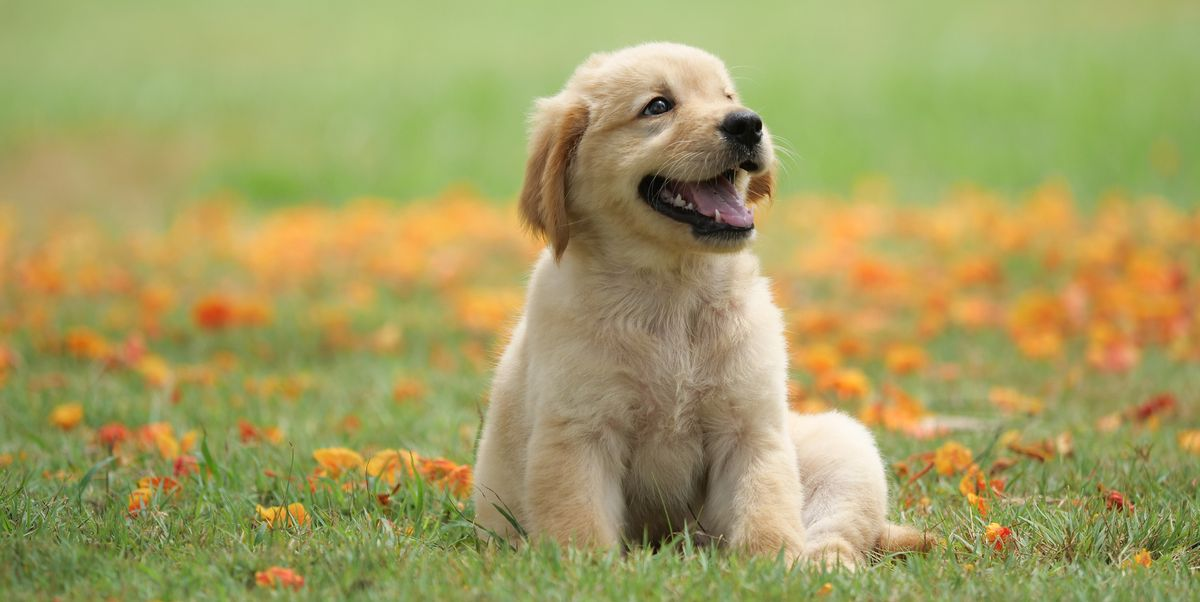
#> input picture Images/test_2.jpg, 1200 x 602 px
$ jupyter execute MiniProject.ipynb   (older library calls are emulated)
#> lines starting #> are read from the running program, lines starting #| are printed output that depends on the picture
### dnn_app_utils_v3.py
import numpy as np
import matplotlib.pyplot as plt
import h5py


def sigmoid(Z):
    """
    Implements the sigmoid activation in numpy

    Arguments:
    Z -- numpy array of any shape

    Returns:
    A -- output of sigmoid(z), same shape as Z
    cache -- returns Z as well, useful during backpropagation
    """

    A = 1/(1+np.exp(-Z))
    cache = Z

    return A, cache

def relu(Z):
    """
    Implement the RELU function.

    Arguments:
    Z -- Output of the linear layer, of any shape

    Returns:
    A -- Post-activation parameter, of the same shape as Z
    cache -- a python dictionary containing "A" ; stored for computing the backward pass efficiently
    """

    A = np.maximum(0,Z)

    assert(A.shape == Z.shape)

    cache = Z
    return A, cache


# [120 lines left out: functions relu_backward, sigmoid_backward, load_data, initialize_parameters, initialize_parameters_deep, not called in this run]

def linear_forward(A, W, b):
    """
    Implement the linear part of a layer's forward propagation.

    Arguments:
    A -- activations from previous layer (or input data): (size of previous layer, number of examples)
    W -- weights matrix: numpy array of shape (size of current layer, size of previous layer)
    b -- bias vector, numpy array of shape (size of the current layer, 1)

    Returns:
    Z -- the input of the activation function, also called pre-activation parameter
    cache -- a python dictionary containing "A", "W" and "b" ; stored for computing the backward pass efficiently
    """

    Z = W.dot(A) + b

    assert(Z.shape == (W.shape[0], A.shape[1]))
    cache = (A, W, b)

    return Z, cache

def linear_activation_forward(A_prev, W, b, activation):
    """
    Implement the forward propagation for the LINEAR->ACTIVATION layer

    Arguments:
    A_prev -- activations from previous layer (or input data): (size of previous layer, number of examples)
    W -- weights matrix: numpy array of shape (size of current layer, size of previous layer)
    b -- bias vector, numpy array of shape (size of the current layer, 1)
    activation -- the activation to be used in this layer, stored as a text string: "sigmoid" or "relu"

    Returns:
    A -- the output of the activation function, also called the post-activation value
    cache -- a python dictionary containing "linear_cache" and "activation_cache";
             stored for computing the backward pass efficiently
    """

    if activation == "sigmoid":
        # Inputs: "A_prev, W, b". Outputs: "A, activation_cache".
        Z, linear_cache = linear_forward(A_prev, W, b)
        A, activation_cache = sigmoid(Z)

    elif activation == "relu":
        # Inputs: "A_prev, W, b". Outputs: "A, activation_cache".
        Z, linear_cache = linear_forward(A_prev, W, b)
        A, activation_cache = relu(Z)

    assert (A.shape == (W.shape[0], A_prev.shape[1]))
    cache = (linear_cache, activation_cache)

    return A, cache

def L_model_forward(X, parameters):
    """
    Implement forward propagation for the [LINEAR->RELU]*(L-1)->LINEAR->SIGMOID computation

    Arguments:
    X -- data, numpy array of shape (input size, number of examples)
    parameters -- output of initialize_parameters_deep()

    Returns:
    AL -- last post-activation value
    caches -- list of caches containing:
                every cache of linear_relu_forward() (there are L-1 of them, indexed from 0 to L-2)
                the cache of linear_sigmoid_forward() (there is one, indexed L-1)
    """

    caches = []
    A = X
    L = len(parameters) // 2                  # number of layers in the neural network

    # Implement [LINEAR -> RELU]*(L-1). Add "cache" to the "caches" list.
    for l in range(1, L):
        A_prev = A
        A, cache = linear_activation_forward(A_prev, parameters['W' + str(l)], parameters['b' + str(l)], activation = "relu")
        caches.append(cache)

    # Implement LINEAR -> SIGMOID. Add "cache" to the "caches" list.
    AL, cache = linear_activation_forward(A, parameters['W' + str(L)], parameters['b' + str(L)], activation = "sigmoid")
    caches.append(cache)

    assert(AL.shape == (1,X.shape[1]))

    return AL, caches

# [135 lines left out: functions compute_cost, linear_backward, linear_activation_backward, L_model_backward, update_parameters, not called in this run]

def predict(X, y, parameters):
    """
    This function is used to predict the results of a  L-layer neural network.

    Arguments:
    X -- data set of examples you would like to label
    parameters -- parameters of the trained model

    Returns:
    p -- predictions for the given dataset X
    """

    m = X.shape[1]
    n = len(parameters) // 2 # number of layers in the neural network
    p = np.zeros((1,m))

    # Forward propagation
    probas, caches = L_model_forward(X, parameters)


    # convert probas to 0/1 predictions
    for i in range(0, probas.shape[1]):
        if probas[0,i] > 0.5:
            p[0,i] = 1
        else:
            p[0,i] = 0

    #print results
    #print ("predictions: " + str(p))
    #print ("true labels: " + str(y))
    print("Accuracy: "  + str(np.sum((p == y)/m)))

    return p

# [18 lines left out: function print_mislabeled_images, not called in this run]

### MiniProject.ipynb
[cell 1]
import numpy as np
from PIL import Image
from scipy import ndimage
from dnn_app_utils_v3 import *

[cell 2]
num_px = 64
parameters = np.load("weights.npy",allow_pickle="TRUE").item()
#> (reads weights.npy from the repository)

[cell 3]
from PIL import Image

parameters = np.load("weights.npy",allow_pickle="TRUE").item()

fileImage = Image.open("Images/test_2.jpg").convert("RGB").resize([num_px,num_px],Image.ANTIALIAS)
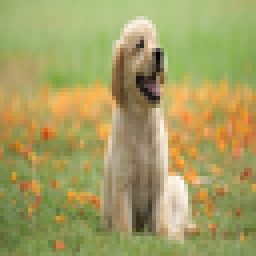
#> fileImage: PIL image 64x64 RGB (shown 4 times larger); mean R, G, B 163.9, 158.6, 97.6
my_label_y = [1] # the true class of your image (1 -> cat, 0 -> non-cat)

image = np.array(fileImage)
my_image = image.reshape(num_px*num_px*3,1)
#> my_image = 12288 values, max 255 at index 4743, min 0 at index 2613, mean 140
my_image = my_image/255.
#> my_image = 12288 values, max 1 at index 4743, min 0 at index 2613, mean 0.549
my_predicted_image = predict(my_image, my_label_y, parameters)
#> in L_model_forward, `A = X`: A has the same summary as my_image outside L_model_forward
#> the loop in L_model_forward, `for l in range(1, L):` made 3 passes
#> (A, activation_cache in linear_activation_forward) on pass 2: ([0, 0.323, 0.0261, 0, 0, 0, 0], [-6.59, 0.323, 0.0261, -1.08, -2.11, -0.138, -3.43])
#> (A_prev, A, activation_cache in linear_activation_forward) on pass 3: ([0, 0.323, 0.0261, 0, 0, 0, 0], [0.953, 0.0903, 0.159, 0.267, 0], [0.953, 0.0903, 0.159, 0.267, -0.0926])
#> after the loop in L_model_forward, `for l in range(1, L):`: caches = 3 items
#> in sigmoid, `A = 1/(1+np.exp(-Z))`: A = [0.12]
#> in sigmoid, `cache = Z`: cache = [-1.99]
#> in L_model_forward, `AL, cache = linear_activation_forward(A, parameters['W' + str(L)], par..`: AL = [0.12]; cache = (([0.953, 0.0903, 0.159, 0.267, 0], [[-0.83, 0.184, 0.859, 1.41, 0.127]], [-1.73]), [-1.99])
#> in predict, `probas, caches = L_model_forward(X, parameters)`: probas = [0.12]; caches = 4 items
#| Accuracy: 0.0
#> my_predicted_image = [0]

plt.imshow(image)
if my_predicted_image[0] == 1:
    print('cat')
else:
    print('dog')
